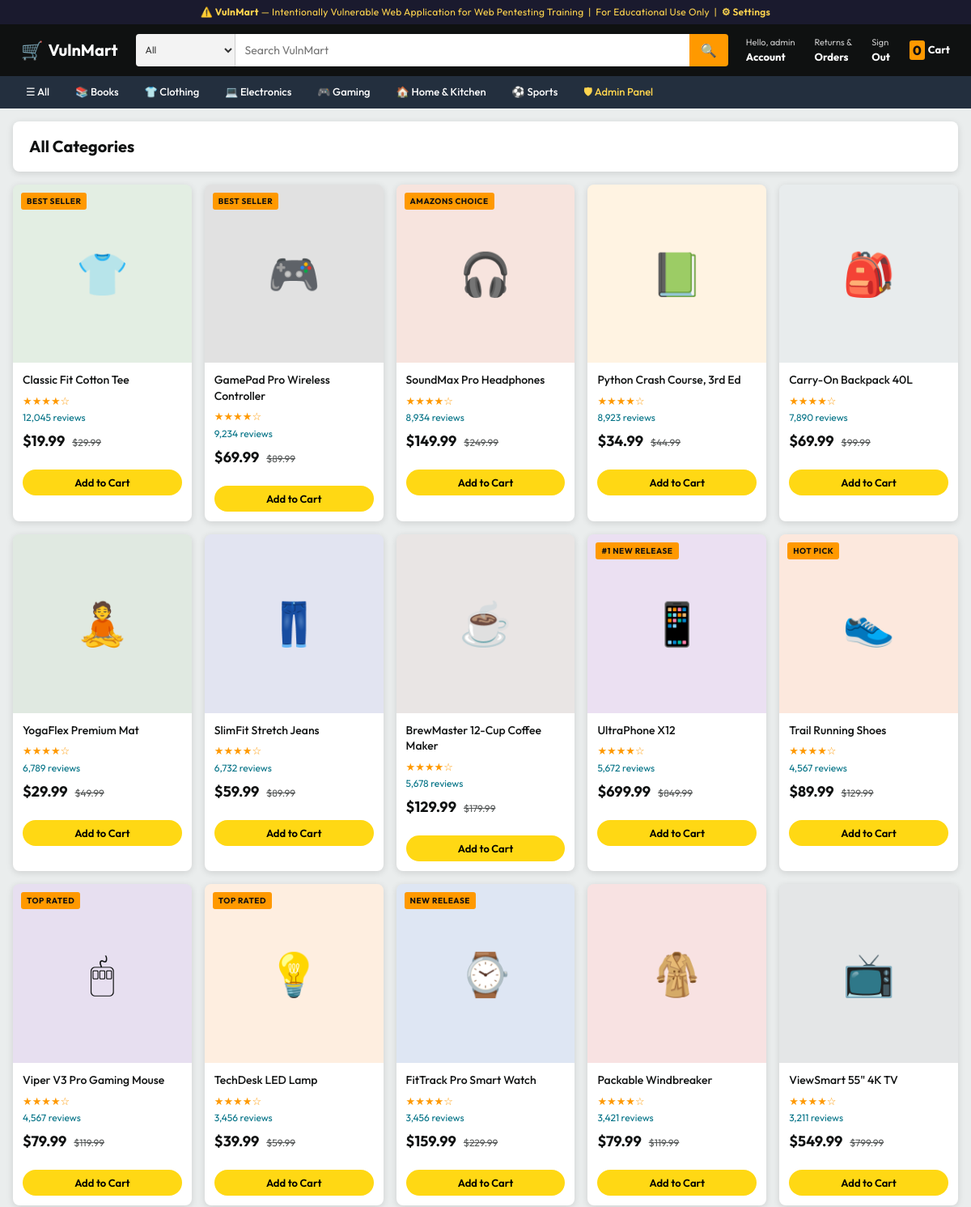
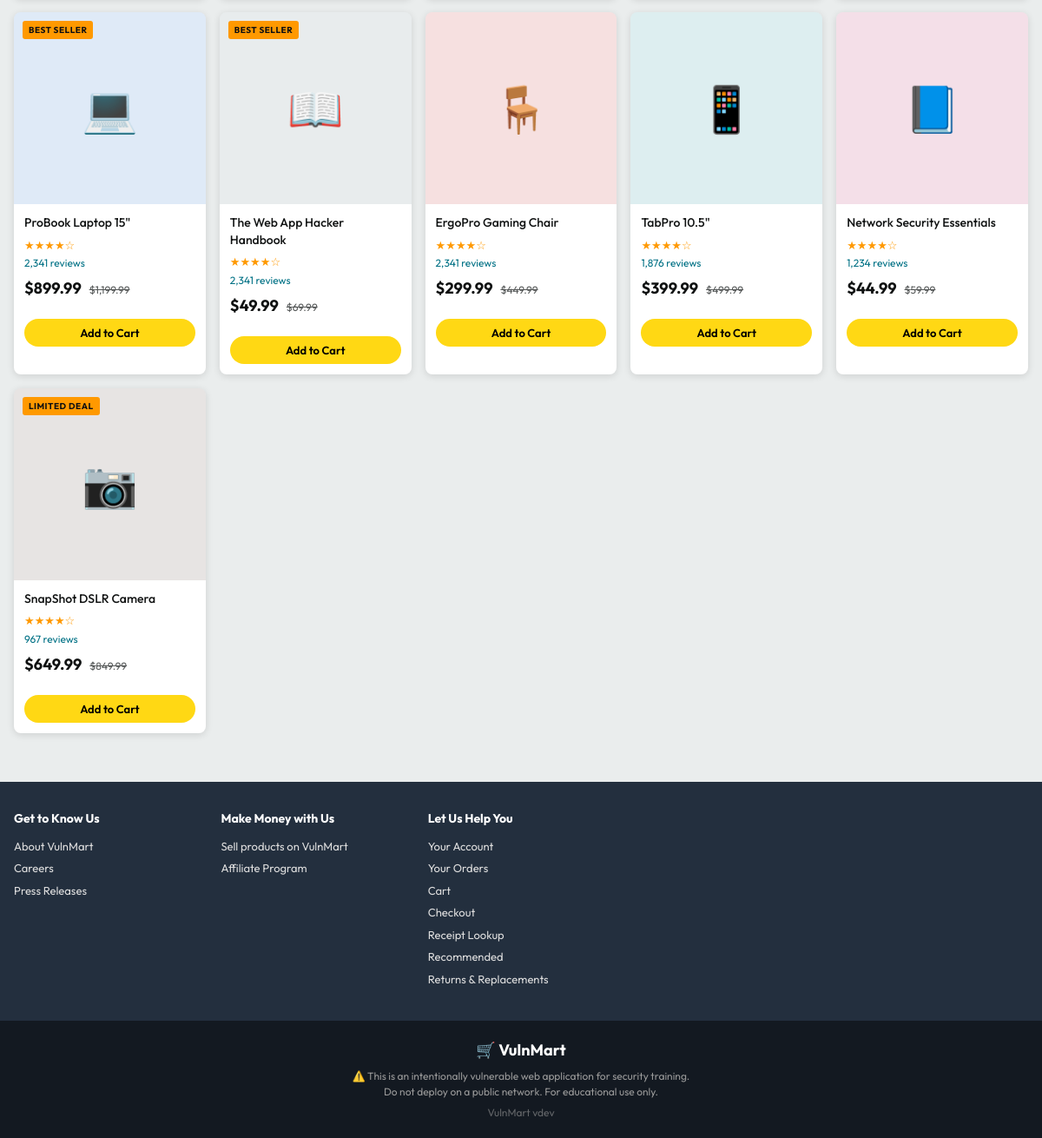
Screenshot of /category.php (signed in) with the database file from the repository (2 pictures, top to bottom).
### tables this page shows
CREATE TABLE categories (
    id INT AUTO_INCREMENT PRIMARY KEY,
    name VARCHAR(50) NOT NULL,
    slug VARCHAR(50) UNIQUE NOT NULL,
    icon VARCHAR(10)
);

CREATE TABLE products (
    id INT AUTO_INCREMENT PRIMARY KEY,
    name VARCHAR(200) NOT NULL,
    description TEXT,
    price DECIMAL(10,2) NOT NULL,
    original_price DECIMAL(10,2),
    category_id INT,
    stock INT DEFAULT 100,
    rating DECIMAL(2,1) DEFAULT 4.0,
    review_count INT DEFAULT 0,
    badge VARCHAR(30),
    image_color VARCHAR(7) DEFAULT '#FF9900',
    FOREIGN KEY (category_id) REFERENCES categories(id)
);

### src/config.php (called while the page is built, shortened)
<?php
function isLoggedIn(): bool {
    return isset($_SESSION['user_id']);
}
function isAdmin(): bool {
    return isset($_SESSION['role']) && $_SESSION['role'] === 'admin';
}

### src/includes/db.php (called while the page is built, shortened)
<?php
require_once __DIR__ . '/../config.php';
function getDB(): mysqli {
    static $conn = null;
    if ($conn === null) {
        $conn = new mysqli(DB_HOST, DB_USER, DB_PASS, DB_NAME);
        $conn->set_charset("utf8mb4");
    }
    return $conn;
}

### src/category.php (the view, shortened to what this page needs)
<?php
require_once __DIR__ . '/config.php';
require_once __DIR__ . '/includes/db.php';
$conn     = getDB();
$slug     = $_GET['slug'] ?? '';
$category = null;
$products = [];
if ($category) {
    $cat_id = (int)$category['id'];
    $res = $conn->query("SELECT * FROM products WHERE category_id = {$cat_id} ORDER BY review_count DESC");
    if ($res) while ($r = $res->fetch_assoc()) $products[] = $r;
} elseif ($slug === '') {
    $res = $conn->query("SELECT * FROM products ORDER BY review_count DESC");
    if ($res) while ($r = $res->fetch_assoc()) $products[] = $r;
}
function stars(float $r): string {
    return str_repeat('★', (int)$r) . str_repeat('☆', 5-(int)$r);
}
$icons = ['1'=>'💻','2'=>'📱','3'=>'🎧','4'=>'📺','5'=>'📱','6'=>'📷','7'=>'👕','8'=>'👖','9'=>'🧥','10'=>'👟','11'=>'📖','12'=>'📗','13'=>'📘','14'=>'☕','15'=>'💡','16'=>'🎒','17'=>'🎮','18'=>'🪑','19'=>'🖱','20'=>'🧘','21'=>'⌚'];
include __DIR__ . '/includes/header.php';
?>
<div class="page-header">
    <h1><?= $category ? htmlspecialchars($category['name']) : 'All Categories' ?></h1>
</div>
<?php if (!empty($products)): ?>
<div class="product-grid">
    <?php foreach ($products as $p): ?>
    <div class="product-card">
        <a href="/product.php?id=<?= $p['id'] ?>" style="text-decoration:none;color:inherit;display:block;">
        <div class="product-image" style="background:<?= htmlspecialchars($p['image_color'] ?? '#EEE') ?>22">
            <?= $icons[$p['id']] ?? '📦' ?>
            <?php if (!empty($p['badge'])): ?>
            <span class="product-badge"><?= htmlspecialchars($p['badge']) ?></span>
            <?php endif; ?>
        </div>
        <div class="product-info">
            <div class="product-name"><?= htmlspecialchars($p['name']) ?></div>
            <div class="product-stars"><?= stars((float)$p['rating']) ?></div>
            <div class="product-reviews"><?= number_format((int)$p['review_count']) ?> reviews</div>
            <div class="product-price">
                <span class="price-current">$<?= number_format((float)$p['price'], 2) ?></span>
                <?php if ($p['original_price'] > $p['price']): ?>
                <span class="price-original">$<?= number_format((float)$p['original_price'], 2) ?></span>
                <?php endif; ?>
            </div>
        </div>
        </a>
        <form method="POST" action="/cart.php" style="padding:0 12px 12px;">
            <button type="submit" class="add-to-cart-btn">Add to Cart</button>
        </form>
    </div>
    <?php endforeach; ?>
</div>
<?php endif; ?>
<?php include __DIR__ . '/includes/footer.php'; ?>

### src/includes/header.php (shortened to what this page needs)
<?php
require_once __DIR__ . '/../includes/db.php';
$_cat_icons = [
    'books'        => '📚',
    'clothing'     => '👕',
    'electronics'  => '💻',
    'gaming'       => '🎮',
    'home-kitchen' => '🏠',
    'sports'       => '⚽',
];
$_categories = [];
$_cats = getDB()->query("SELECT * FROM categories ORDER BY name");
if ($_cats) {
    while ($r = $_cats->fetch_assoc()) {
        $r['icon'] = $_cat_icons[$r['slug']] ?? '';
        $_categories[] = $r;
    }
}
?>
<!DOCTYPE html>
<html lang="en">
<head>
    <link rel="stylesheet" href="/assets/css/style.css">
</head>
<body>
<div class="training-banner">
    ⚠️ <strong>VulnMart</strong> — Intentionally Vulnerable Web Application for Web Pentesting Training &nbsp;|&nbsp; For Educational Use Only
    <?php if (isAdmin()): ?>
    &nbsp;|&nbsp; <a href="/admin/settings.php" style="color:#FFD54F;font-weight:600;">⚙ Settings</a>
    <?php endif; ?>
</div>
<header class="site-header">
    <div class="header-inner">
        <a href="/" class="site-logo">
            <span class="logo-icon">🛒</span>
            <span>VulnMart</span>
        </a>
        <form action="/search.php" method="GET" class="header-search">
            <select name="cat" class="search-cat-select">
                <option value="">All</option>
            </select>
            <input type="text" name="q" placeholder="Search VulnMart"
                   value="<?= isset($_GET['q']) ? htmlspecialchars($_GET['q']) : '' ?>"
                   class="search-input" autocomplete="off">
            <button type="submit" class="search-btn">🔍</button>
        </form>
        <div class="header-actions">
            <?php if (isLoggedIn()): ?>
            <a href="/profile.php" class="header-action-link">
                <span class="action-label">Hello, <?= htmlspecialchars($_SESSION['username']) ?></span>
                <span class="action-main">Account</span>
            </a>
            <a href="/orders.php" class="header-action-link">
                <span class="action-label">Returns &amp;</span>
                <span class="action-main">Orders</span>
            </a>
            <a href="/logout.php" class="header-action-link">
                <span class="action-label">Sign</span>
                <span class="action-main">Out</span>
            </a>
            <?php endif; ?>
            <a href="/cart.php" class="header-cart">
                <span class="cart-qty"><?= array_sum($_SESSION['cart'] ?? []) ?></span>
                <span>Cart</span>
            </a>
        </div>
    </div>
</header>
<nav class="cat-nav">
    <div class="cat-nav-inner">
        <a href="/" class="cat-nav-link">☰ All</a>
        <?php foreach ($_categories as $c): ?>
        <a href="/category.php?slug=<?= htmlspecialchars($c['slug']) ?>" class="cat-nav-link">
            <?= $c['icon'] ?> <?= htmlspecialchars($c['name']) ?>
        </a>
        <?php endforeach; ?>
        <?php if (isAdmin()): ?>
        <a href="/admin/index.php" class="cat-nav-link cat-nav-admin">🛡 Admin Panel</a>
        <?php endif; ?>
    </div>
</nav>
<main class="site-main">

### rows the page displays
categories: icon "📚", name "Books"
categories: icon "👕", name "Clothing"
categories: icon "💻", name "Electronics"
categories: icon "🎮", name "Gaming"
categories: icon "🏠", name "Home & Kitchen"
categories: icon "⚽", name "Sports"
products: id "👕", badge "BEST SELLER", name "Classic Fit Cotton Tee", rating "★★★★☆", review_count "12,045", price "19.99", original_price "29.99"
products: id "🎮", badge "BEST SELLER", name "GamePad Pro Wireless Controller", rating "★★★★☆", review_count "9,234", price "69.99", original_price "89.99"
products: id "🎧", badge "AMAZONS CHOICE", name "SoundMax Pro Headphones", rating "★★★★☆", review_count "8,934", price "149.99", original_price "249.99"
products: id "📗", name "Python Crash Course, 3rd Ed", rating "★★★★☆", review_count "8,923", price "34.99", original_price "44.99"
products: id "🎒", name "Carry-On Backpack 40L", rating "★★★★☆", review_count "7,890", price "69.99", original_price "99.99"
products: id "🧘", name "YogaFlex Premium Mat", rating "★★★★☆", review_count "6,789", price "29.99", original_price "49.99"
products: id "👖", name "SlimFit Stretch Jeans", rating "★★★★☆", review_count "6,732", price "59.99", original_price "89.99"
products: id "☕", name "BrewMaster 12-Cup Coffee Maker", rating "★★★★☆", review_count "5,678", price "129.99", original_price "179.99"
products: id "📱", badge "#1 NEW RELEASE", name "UltraPhone X12", rating "★★★★☆", review_count "5,672", price "699.99", original_price "849.99"
products: id "👟", badge "HOT PICK", name "Trail Running Shoes", rating "★★★★☆", review_count "4,567", price "89.99", original_price "129.99"
products: id "🖱", badge "TOP RATED", name "Viper V3 Pro Gaming Mouse", rating "★★★★☆", review_count "4,567", price "79.99", original_price "119.99"
products: id "💡", badge "TOP RATED", name "TechDesk LED Lamp", rating "★★★★☆", review_count "3,456", price "39.99", original_price "59.99"
products: id "⌚", badge "NEW RELEASE", name "FitTrack Pro Smart Watch", rating "★★★★☆", review_count "3,456", price "159.99", original_price "229.99"
products: id "🧥", name "Packable Windbreaker", rating "★★★★☆", review_count "3,421", price "79.99", original_price "119.99"
products: id "📺", name "ViewSmart 55\" 4K TV", rating "★★★★☆", review_count "3,211", price "549.99", original_price "799.99"
products: id "💻", badge "BEST SELLER", name "ProBook Laptop 15\"", rating "★★★★☆", review_count "2,341", price "899.99", original_price "1,199.99"
products: id "📖", badge "BEST SELLER", name "The Web App Hacker Handbook", rating "★★★★☆", review_count "2,341", price "49.99", original_price "69.99"
products: id "🪑", name "ErgoPro Gaming Chair", rating "★★★★☆", review_count "2,341", price "299.99", original_price "449.99"
products: id "📱", name "TabPro 10.5\"", rating "★★★★☆", review_count "1,876", price "399.99", original_price "499.99"
products: id "📘", name "Network Security Essentials", rating "★★★★☆", review_count "1,234", price "44.99", original_price "59.99"
products: id "📷", badge "LIMITED DEAL", name "SnapShot DSLR Camera", rating "★★★★☆", review_count "967", price "649.99", original_price "849.99"

### other values shown
$_SESSION['username'] "admin"
array_sum($_SESSION['cart'] ?? []) "0"
defined('VULNMART_VERSION') ? VULNMART_VERSION : 'dev' "dev"
